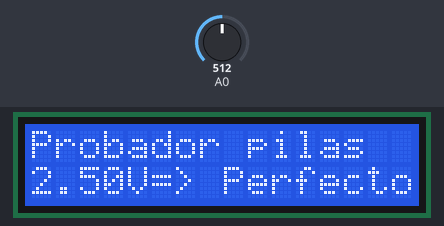
Recording of a sketch running on a simulated Arduino Uno, built with avr-gcc and run on an emulated ATmega328P. Parts: 16×2 character LCD. Inputs (shaded band) come from the test bench; at power-on: A0 = 512.

Above: at 2.2 s.
2.3 s: A0 set to 304
At 3.5 s:
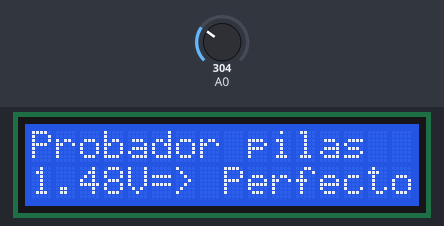
3.8 s: A0 set to 278
At 5.0 s:
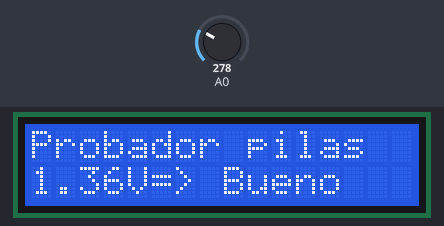
5.3 s: A0 set to 231
At 6.6 s:
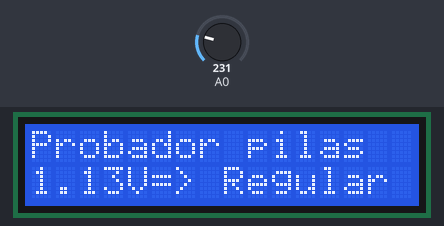
6.9 s: A0 set to 66
At 8.1 s:
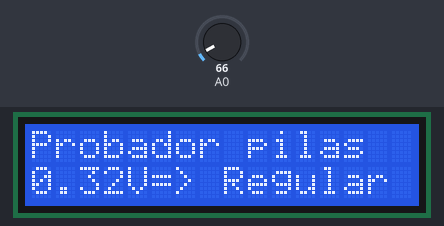
8.4 s: A0 set to 59
At 9.7 s:
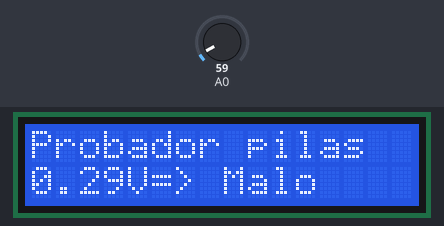
10.0 s: A0 set to 511
At 11.2 s:
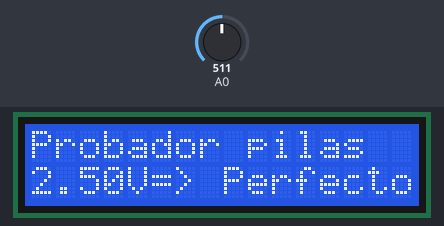
Timing chart, 0 to 12.5 s (numbered marks = the images above; inputs shaded):
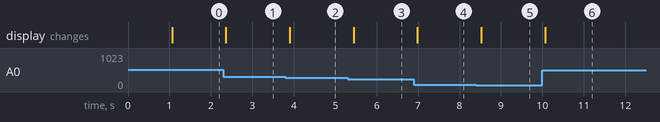

The sketch:

sketch_apr19a.ino
```cpp
/*probador de pilas
Conectamos una pila entre A0 (entrada analógica 0) y GND. En el LCD nos mostrara su nivel de carga perfecto, bueno, regular, malo.
*/

//habilitamos la librería para el manejo del LCD

#include <LiquidCrystal.h>
//pines a usar del LCD
LiquidCrystal lcd(12, 11, 5, 4, 3, 2);
void setup()
{
lcd.begin (16,2);         //columnas 16 filas 2
lcd.print("ARDUINO");
delay(1000);
lcd.clear();
}
void loop()
{
lcd.clear();
lcd.setCursor(0,0);           //cursor en la posición 0 de la lcd
lcd.print("Probador pilas");
lcd.setCursor(0,1);
lcd.print(analogRead(0)*5.00/1024);     //conversión de binario a voltaje
lcd.print("V=>");
lcd.setCursor(8,1);
if ((analogRead(0)*5.00/1023.00) >1.40)
{
 lcd.print("Perfecto");
}
else if ((analogRead(0)*5.00/1023.00)>1.20 && (analogRead(0)*5.00/1023.00) <1.40)
{
lcd.print("Bueno");
}
else if ((analogRead(0)*5.00/1023.00)<1.20 && (analogRead(0)*5.00/1023.00) >0.30)
{
lcd.print("Regular");
}
else if ((analogRead(0)*5.00/1023.00) <0.3)
{
lcd.print("Malo");
}
else
{
lcd.print(" ");
}
delay(250);
}
```

Measured:
- the behaviour switches between 287 and 286 on A0 (found by bisection; images 1 and 2)
- the behaviour switches between 246 and 245 on A0 (found by bisection; images 2 and 3)
- the behaviour switches between 62 and 61 on A0 (found by bisection; images 4 and 5)
- after the input at 2.3 s, the display: changes after 0.06 s (image 1)
- after the input at 3.8 s, the display: changes after 0.10 s (image 2)
- after the input at 5.3 s, the display: changes after 0.14 s (image 3)
- after the input at 6.9 s, the display: changes after 0.09 s (image 4)
- after the input at 8.4 s, the display: changes after 0.13 s (image 5)
- after the input at 10.0 s, the display: changes after 0.07 s (image 6)
